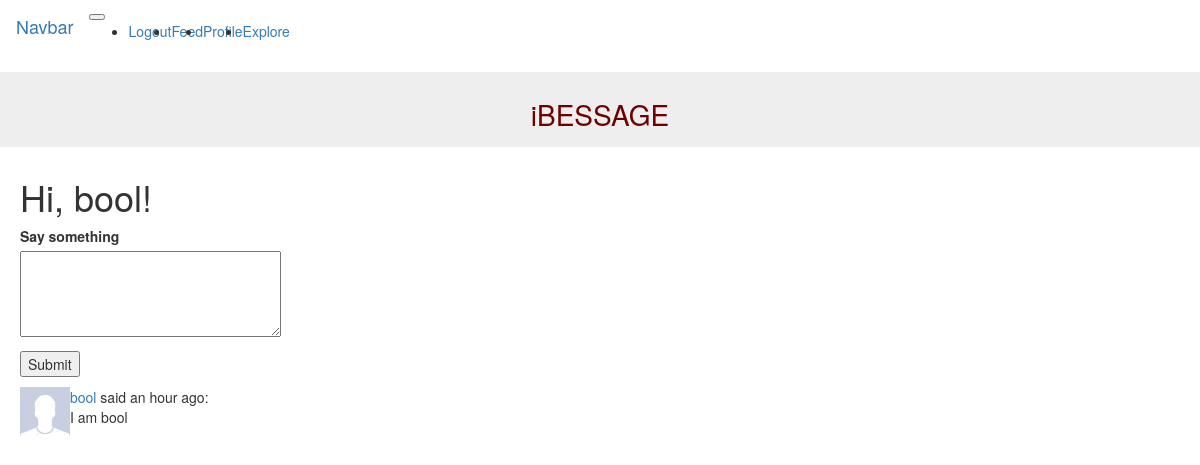
The page /index (signed in) on the database its author committed.
### app/models.py (models this page shows, shortened)
class User(UserMixin, db.Model):
    id = db.Column(db.Integer, primary_key=True)
    username = db.Column(db.String(64), index=True, unique=True)
    email = db.Column(db.String(120), index=True, unique=True)
    password_hash = db.Column(db.String(128))
    posts = db.relationship('Post', backref='author', lazy='dynamic')
    followed = db.relationship(
        'User', secondary=followers,
        primaryjoin=(followers.c.follower_id == id),
        secondaryjoin=(followers.c.followed_id == id),
        backref=db.backref('followers', lazy='dynamic'), lazy='dynamic')
    def followed_posts(self):
        followed = Post.query.join(
            followers, (followers.c.followed_id == Post.user_id)).filter(
                followers.c.follower_id == self.id)
        own = Post.query.filter_by(user_id=self.id)
        return followed.union(own).order_by(Post.timestamp.desc())

class Post(db.Model):
    id = db.Column(db.Integer, primary_key=True)
    body = db.Column(db.String(140))
    timestamp = db.Column(db.DateTime, index=True, default=datetime.utcnow)
    user_id = db.Column(db.Integer, db.ForeignKey('user.id'))

### app/routes.py (the view)
@app.route('/', methods=['GET', 'POST'])
@app.route('/index', methods=['GET', 'POST'])
@login_required
def index():
    form = PostForm()
    if form.validate_on_submit():
        post = Post(body=form.post.data, author=current_user)
        db.session.add(post)
        db.session.commit()
        flash('Your post is now live!')
        return redirect(url_for('index'))
    posts = current_user.followed_posts().all()
    return render_template('index.html', title='Home', form=form,
                           posts=posts)

### app/forms.py
class PostForm(FlaskForm):
    post = TextAreaField('Say something', validators=[
        DataRequired(), Length(min=1, max=140)])
    submit = SubmitField('Submit')

### app/models.py (called while the page is built)
@login.user_loader
def load_user(id):
    return User.query.get(int(id))

### app/templates/index.html (shortened to what this page needs)
{% extends "base.html" %}
{% import 'bootstrap/wtf.html' as wtf %}
{% block appcontent %}
  <h1>Hi, {{ current_user.username }}!</h1>
  {% if form %}
  <form action="" method="post">
      <p>
          {{ form.post.label }}<br>
          {{ form.post(cols=32, rows=4) }}<br>
      </p>
      <p>{{ form.submit() }}</p>
  </form>
  {% endif %}
  {% for post in posts %}
      {% include '_post.html' %}
  {% endfor %}
{% endblock %}

### app/templates/_post.html
<table>
    <tr valign="top">
        <td><img src="/static/avatar.jpg" width="50" height="50"></td>
        <td>
          <a href="{{ url_for('user', username=post.author.username) }}">
              {{ post.author.username }}
          </a>
            said {{ moment(post.timestamp).fromNow() }}:
                <br>
                {{ post.body }}
        </td>
    </tr>
</table>

### rows shown on the page
User: username "bool"
Post: author.username "bool", timestamp "an hour ago", body "I am bool"
